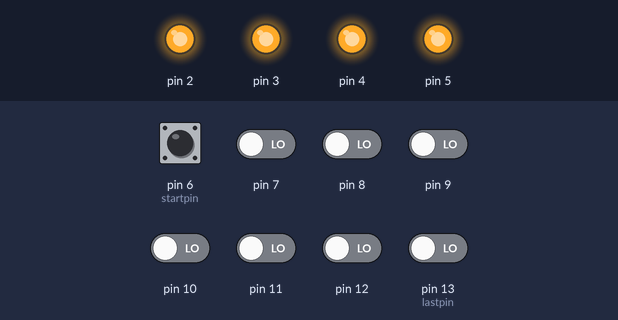
The sketch below on a simulated Arduino Uno, built with avr-gcc and run on an emulated ATmega328P. On the bench: output pins drawn as LEDs (lit = HIGH). The test bench sets the inputs (shaded band); at power-on: pin 6 (startpin), pin 7–12, pin 13 (lastpin) LOW. What the sketch prints to the serial monitor is not drawn.

Above: at 1.2 s.
1.3 s: pin 6 (startpin) pulled HIGH for 0.15 s
At 1.38 s:
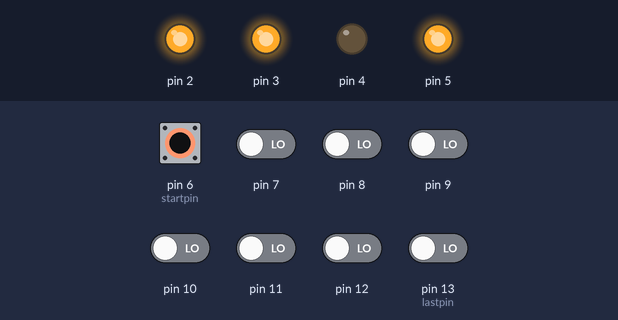
2.9 s: pin 7 driven HIGH
At 4.1 s:
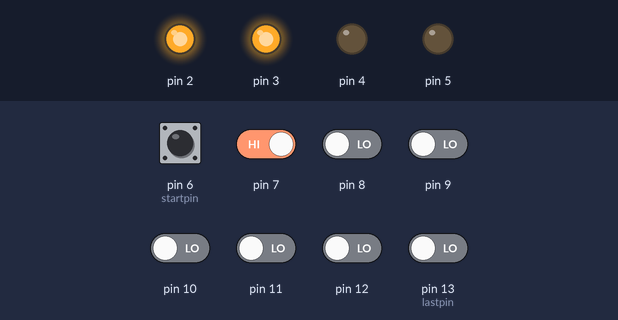
4.4 s: pin 8 driven HIGH
At 5.1 s:
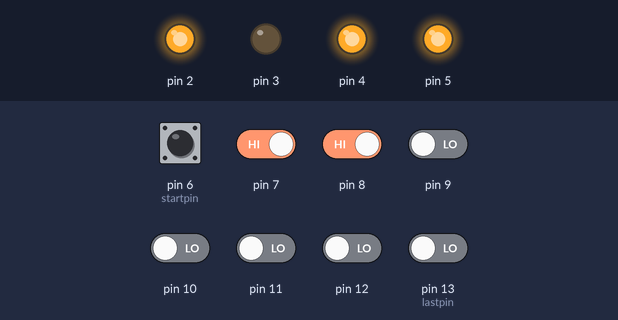
5.9 s: pin 9 driven HIGH
At 6.3 s:
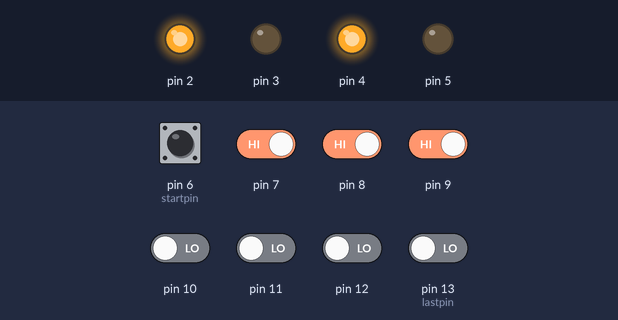
7.4 s: pin 10 driven HIGH
At 8.6 s:
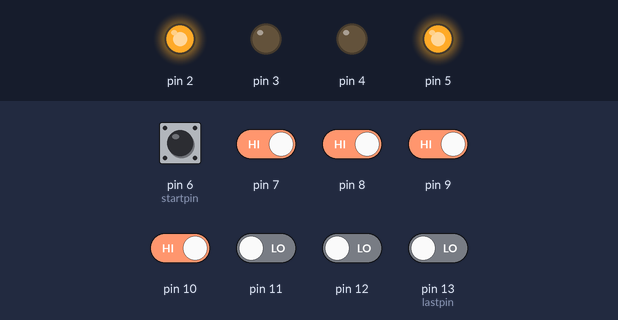
8.9 s: pin 11 driven HIGH
At 9.8 s:
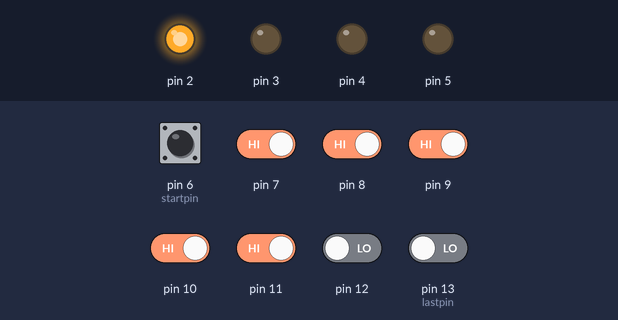
Timing chart, 0 to 11.4 s (numbered marks = the images above; inputs shaded):
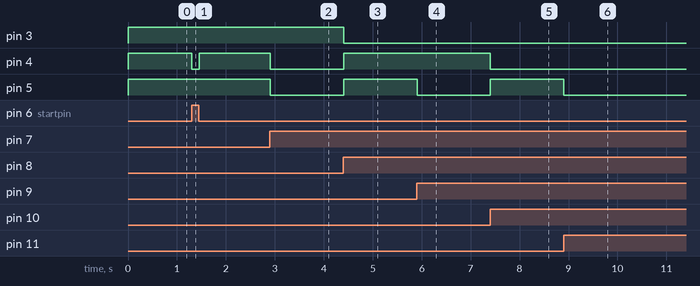

Measured:
- after the input at 1.3 s, pin 4: HIGH → LOW at once, → HIGH 0.15 s later
- after the input at 2.9 s, pin 4, pin 5: HIGH → LOW at once
- after the input at 4.4 s, pin 3: HIGH → LOW at once; pin 4, pin 5: LOW → HIGH at once
- after the input at 5.9 s, pin 5: HIGH → LOW at once
- after the input at 7.4 s, pin 4: HIGH → LOW at once; pin 5: LOW → HIGH at once
- after the input at 8.9 s, pin 5: HIGH → LOW at once

The sketch:

ir.ino
```cpp
int startpin=6;
int lastpin=13;
int data=0;
int bitStart=2;
int bitLast=5;
int bitVal[4]={0,0,0,0};
void setup() {
  for(int i=startpin;i<=lastpin;i++){
    pinMode(i,INPUT);
    }
  for(int j=bitStart;j<=bitLast;j++){
    pinMode(j,OUTPUT);
    }
  for(int k=bitStart;k<=bitLast;k++){
    digitalWrite(k,HIGH);
    }
  Serial.begin(9600);

}

void loop() {
  data=0;//data is reset at every loop
  for(int i=startpin;i<=lastpin;i++){
    if(irRead(i)==1){
      data=i-4;
      }
    }

    Serial.println(data);
  dec2bin(data,bitVal);
  for(int i=bitStart;i<=bitLast;i++){
    if(bitVal[i-2]==1){
      digitalWrite(i,LOW);
      }else{
      digitalWrite(i,HIGH);
    }
//    Serial.println(i,bitVal[i]);
  }
}

int irRead(int irPin){
  int flame;
  flame=digitalRead(irPin);
  if(flame==1){
    return 1;
    }else{
      return 0;
      }
  }
 void dec2bin(int d,int* bitVal){
  switch(d){
    case 0:
      bitVal[0]=0;
      bitVal[1]=0;
      bitVal[2]=0;
      bitVal[3]=0;
      break;
    case 1:
      bitVal[0]=0;
      bitVal[1]=0;
      bitVal[2]=0;
      bitVal[3]=1;
      break;
    case 2:
      bitVal[0]=0;
      bitVal[1]=0;
      bitVal[2]=1;
      bitVal[3]=0;
      break;
    case 3:
      bitVal[0]=0;
      bitVal[1]=0;
      bitVal[2]=1;
      bitVal[3]=1;
      break;
    case 4:
      bitVal[0]=0;
      bitVal[1]=1;
      bitVal[2]=0;
      bitVal[3]=0;
      break;
    case 5:
      bitVal[0]=0;
      bitVal[1]=1;
      bitVal[2]=0;
      bitVal[3]=1;
      break;
    case 6:
      bitVal[0]=0;
      bitVal[1]=1;
      bitVal[2]=1;
      bitVal[3]=0;
      break;
    case 7:
      bitVal[0]=0;
      bitVal[1]=1;
      bitVal[2]=1;
      bitVal[3]=1;
      break;
    case 8:
      bitVal[0]=1;
      bitVal[1]=0;
      bitVal[2]=0;
      bitVal[3]=0;
      break;
    case 9:
      bitVal[0]=1;
      bitVal[1]=0;
      bitVal[2]=0;
      bitVal[3]=1;
      break;
    }
  }
```
